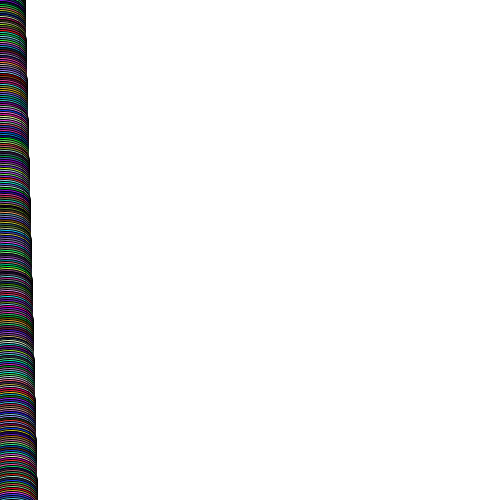
Frame 1 (no input)
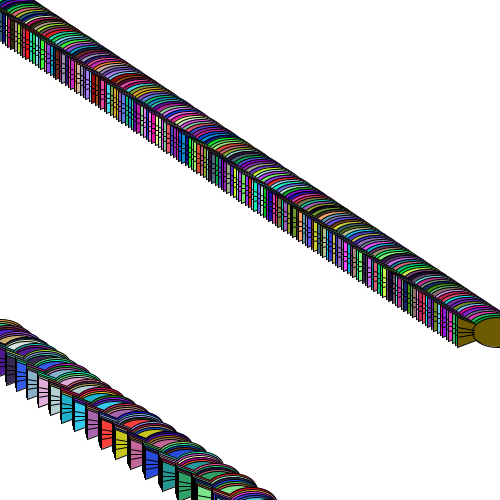
Frame 60 (the mouse pressed at the canvas centre just before this capture)
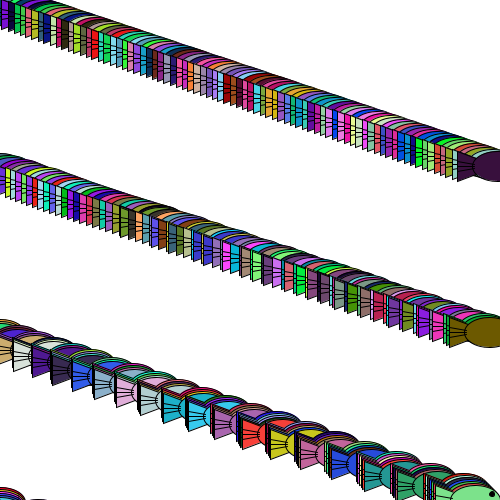
Frame 120 (the mouse held since frame 60 and released just before this capture)

The Processing sketch that drew these frames (run headless with seeded random() and noise(); from frame 60 on, the mouse is pressed at the canvas centre):

// Processing sketch: SeaCreatures
// ── SeaCreatures.pde
Sea [] fish = new Sea[1000];

void setup() {
  size(500,500);
  smooth();
  for(int i = 0; i < fish.length; i++) {
    color nc = color(random(0,255), random(0,255), random(0,255));
    fish[i] = new Sea(nc, 0, i*2., i/20.0);
  }
}

void draw() {
  background(255);
  
  for(int i = 0; i < fish.length; i++) {
    fish[i].move();
    fish[i].display();
  }
}


public class Sea {
  color c;
  float xpos;
  float ypos;
  float xspeed;
  
  public Sea(color cn, float xposn, float yposn, float xsp) {
    c = cn;
    xpos = xposn;
    ypos = yposn;
    xspeed = xsp;
  }
  
  void display() {
    stroke(0);
    fill(c);
   //tail
  beginShape();
  vertex(xpos-40,ypos-15);
  vertex(xpos-40,ypos+15);
  vertex(xpos,ypos);
  endShape(CLOSE);
  
  //body
  ellipse(xpos,ypos,50,30);
  
  //taillines
  line(xpos-40,ypos+5,xpos-23,ypos+2);
  line(xpos-40,ypos,xpos-23,ypos);
  line(xpos-40,ypos-5,xpos-23,ypos-2);
  
  //eyes
  fill(0);
  ellipse(xpos+17,ypos-6,5,5);
  
  //mouth
  line(xpos+15,ypos,xpos+25,ypos);
  
    
  }
  
  void move() {
    xpos = xpos + xspeed;
    
    if(xpos > width)
      xpos = 0;
  }
}
